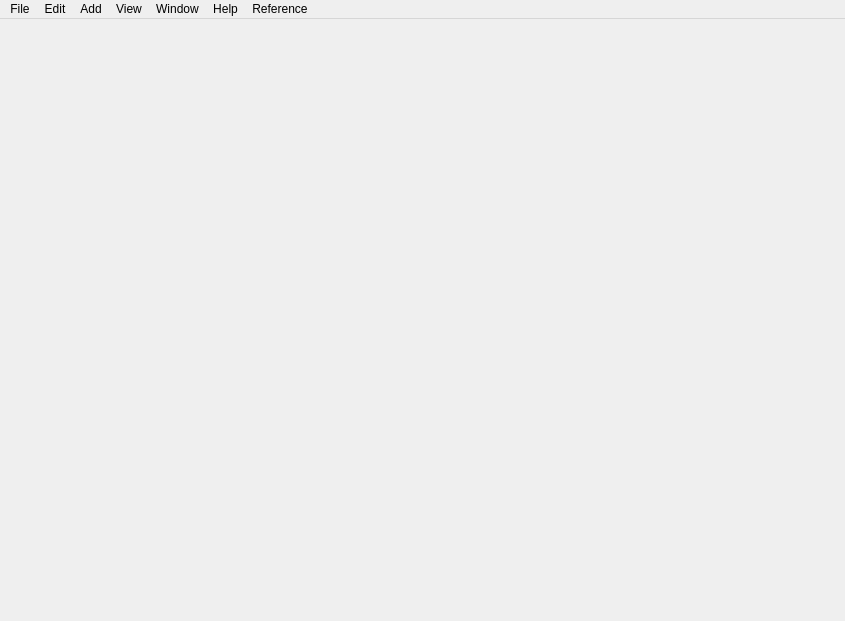
<?xml version="1.0" encoding="UTF-8"?>
<ui version="4.0">
 <class>BaseWindow</class>
 <widget class="QMainWindow" name="BaseWindow">
  <property name="geometry">
   <rect>
    <x>0</x>
    <y>0</y>
    <width>845</width>
    <height>621</height>
   </rect>
  </property>
  <property name="windowTitle">
   <string>MainWindow</string>
  </property>
  <widget class="QWidget" name="centralwidget">
   <layout class="QHBoxLayout" name="horizontalLayout">
    <property name="spacing">
     <number>0</number>
    </property>
    <property name="leftMargin">
     <number>0</number>
    </property>
    <property name="topMargin">
     <number>0</number>
    </property>
    <property name="rightMargin">
     <number>0</number>
    </property>
    <property name="bottomMargin">
     <number>0</number>
    </property>
   </layout>
  </widget>
  <widget class="QMenuBar" name="menubar">
   <property name="geometry">
    <rect>
     <x>0</x>
     <y>0</y>
     <width>845</width>
     <height>22</height>
    </rect>
   </property>
   <widget class="QMenu" name="menuFile">
    <property name="title">
     <string>File</string>
    </property>
    <addaction name="actionNew"/>
    <addaction name="actionOpen"/>
    <addaction name="separator"/>
    <addaction name="actionSave"/>
    <addaction name="actionSaveAs"/>
    <addaction name="actionToggleAutosave"/>
    <addaction name="separator"/>
    <addaction name="separator"/>
    <addaction name="actionClose"/>
    <addaction name="actionQuit"/>
   </widget>
   <widget class="QMenu" name="menuHelp">
    <property name="title">
     <string>Help</string>
    </property>
    <addaction name="actionAbout"/>
   </widget>
   <widget class="QMenu" name="menuAdd">
    <property name="title">
     <string>Add</string>
    </property>
   </widget>
   <widget class="QMenu" name="menuView">
    <property name="title">
     <string>View</string>
    </property>
    <addaction name="actionHeightmap"/>
    <addaction name="actionShaded"/>
    <addaction name="actionEnhanced"/>
    <addaction name="separator"/>
    <addaction name="actionHideUI"/>
    <addaction name="actionSectionSlider"/>
    <addaction name="actionLightControl"/>
   </widget>
   <widget class="QMenu" name="menuWindow">
    <property name="title">
     <string>Window</string>
    </property>
    <addaction name="actionNewCanvas"/>
    <addaction name="separator"/>
    <addaction name="actionNewViewport"/>
    <addaction name="actionNewQuad"/>
   </widget>
   <widget class="QMenu" name="menuEdit">
    <property name="title">
     <string>Edit</string>
    </property>
    <addaction name="actionCut"/>
    <addaction name="actionCopy"/>
    <addaction name="actionPaste"/>
    <addaction name="separator"/>
   </widget>
   <widget class="QMenu" name="menuReference">
    <property name="title">
     <string>Reference</string>
    </property>
    <addaction name="actionShapes"/>
   </widget>
   <addaction name="menuFile"/>
   <addaction name="menuEdit"/>
   <addaction name="menuAdd"/>
   <addaction name="menuView"/>
   <addaction name="menuWindow"/>
   <addaction name="menuHelp"/>
   <addaction name="menuReference"/>
  </widget>
  <action name="actionNew">
   <property name="text">
    <string>New</string>
   </property>
  </action>
  <action name="actionOpen">
   <property name="text">
    <string>Open</string>
   </property>
  </action>
  <action name="actionSave">
   <property name="text">
    <string>Save</string>
   </property>
  </action>
  <action name="actionSaveAs">
   <property name="text">
    <string>Save As</string>
   </property>
  </action>
  <action name="actionToggleAutosave">
   <property name="checkable">
    <bool>true</bool>
   </property>
   <property name="text">
    <string>Autosave</string>
   </property>
  </action>
  <action name="actionQuit">
   <property name="text">
    <string>Quit</string>
   </property>
  </action>
  <action name="actionAbout">
   <property name="text">
    <string>About</string>
   </property>
  </action>
  <action name="actionControls">
   <property name="text">
    <string>Controls</string>
   </property>
  </action>
  <action name="actionHeightmap">
   <property name="checkable">
    <bool>true</bool>
   </property>
   <property name="text">
    <string>Height-map</string>
   </property>
  </action>
  <action name="actionEnhanced">
   <property name="checkable">
    <bool>true</bool>
   </property>
   <property name="checked">
    <bool>true</bool>
   </property>
   <property name="text">
    <string>Enhanced</string>
   </property>
  </action>
  <action name="actionShaded">
   <property name="checkable">
    <bool>true</bool>
   </property>
   <property name="text">
    <string>Shaded</string>
   </property>
  </action>
  <action name="actionNewCanvas">
   <property name="text">
    <string>New graph window</string>
   </property>
  </action>
  <action name="actionNewViewport">
   <property name="text">
    <string>New 3D window</string>
   </property>
  </action>
  <action name="actionNewQuad">
   <property name="text">
    <string>New quad window</string>
   </property>
  </action>
  <action name="actionClose">
   <property name="text">
    <string>Close</string>
   </property>
  </action>
  <action name="actionUndo">
   <property name="text">
    <string>Undo</string>
   </property>
  </action>
  <action name="actionRedo">
   <property name="text">
    <string>Redo</string>
   </property>
  </action>
  <action name="actionCopy">
   <property name="text">
    <string>Copy</string>
   </property>
  </action>
  <action name="actionPaste">
   <property name="text">
    <string>Paste</string>
   </property>
  </action>
  <action name="actionCut">
   <property name="text">
    <string>Cut</string>
   </property>
  </action>
  <action name="actionHideUI">
   <property name="checkable">
    <bool>true</bool>
   </property>
   <property name="text">
    <string>Hide bounding boxes</string>
   </property>
  </action>
  <action name="actionSectionSlider">
   <property name="checkable">
    <bool>true</bool>
   </property>
   <property name="checked">
    <bool>true</bool>
   </property>
   <property name="text">
    <string>Section slider</string>
   </property>
  </action>
  <action name="actionLightControl">
   <property name="checkable">
    <bool>true</bool>
   </property>
   <property name="checked">
    <bool>true</bool>
   </property>
   <property name="text">
    <string>Light control</string>
   </property>
  </action>
  <action name="actionShapes">
   <property name="text">
    <string>Shapes library</string>
   </property>
  </action>
 </widget>
 <resources/>
 <connections/>
</ui>
